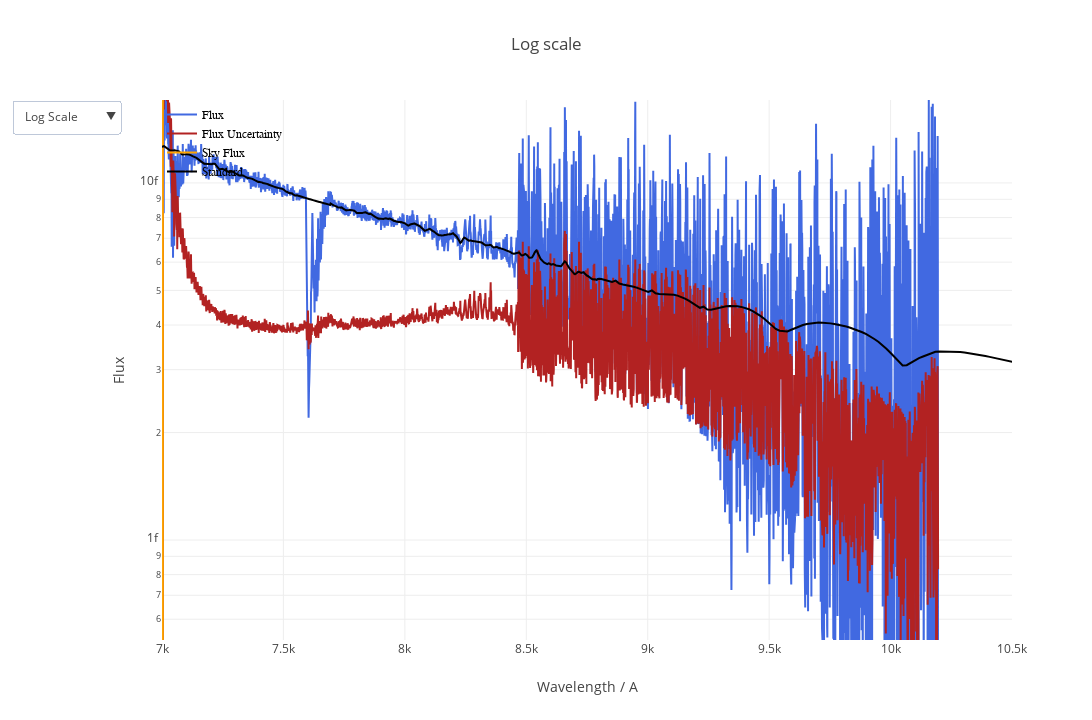

The cell this chart's notebook holds for it:
### Code cell
pso_reduced.inspect_reduced_spectrum(
    wave_min=7000.,
    wave_max=10500.,
    stype='standard',
    save_fig=True,
    filename='g93_reduced_spectrum')

### Figure 1 — Plotly figure (JSON) as saved in the notebook; plotly's stock layout.template omitted (floating-point values rounded to 4 significant figures; data arrays with more than 128 entries replaced by an {"elided": "..."} marker saying what was removed)
{"data": [{"line": {"color": "royalblue"}, "name": "Flux", "type": "scatter", "x": {"elided": "3504 float values"}, "y": {"elided": "3504 float values"}}, {"line": {"color": "firebrick"}, "name": "Flux Uncertainty", "type": "scatter", "x": {"elided": "3504 float values"}, "y": {"elided": "3504 float values"}}, {"line": {"color": "orange"}, "name": "Sky Flux", "type": "scatter", "x": {"elided": "3504 float values"}, "y": {"elided": "3504 float values"}}, {"line": {"color": "black"}, "name": "Standard", "type": "scatter", "x": {"elided": "5180 float values"}, "y": {"elided": "5180 float values"}}], "layout": {"autosize": false, "height": 720, "hovermode": "closest", "legend": {"bgcolor": "rgba(0,0,0,0)", "font": {"color": "black", "family": "sans-serif", "size": 12}, "traceorder": "normal", "x": 0, "y": 1}, "showlegend": true, "title": {"text": "Log scale"}, "updatemenus": [{"active": 0, "buttons": [{"args": [{"visible": [true, true]}, {"title": "Log scale", "yaxis": {"type": "log"}}], "label": "Log Scale", "method": "update"}, {"args": [{"visible": [true, false]}, {"title": "Linear scale", "yaxis": {"type": "linear"}}], "label": "Linear Scale", "method": "update"}]}], "width": 1280, "xaxis": {"range": [7000, 10500], "title": {"text": "Wavelength / A"}}, "yaxis": {"range": [-15.28, -13.77], "title": {"text": "Flux"}, "type": "log"}}}
